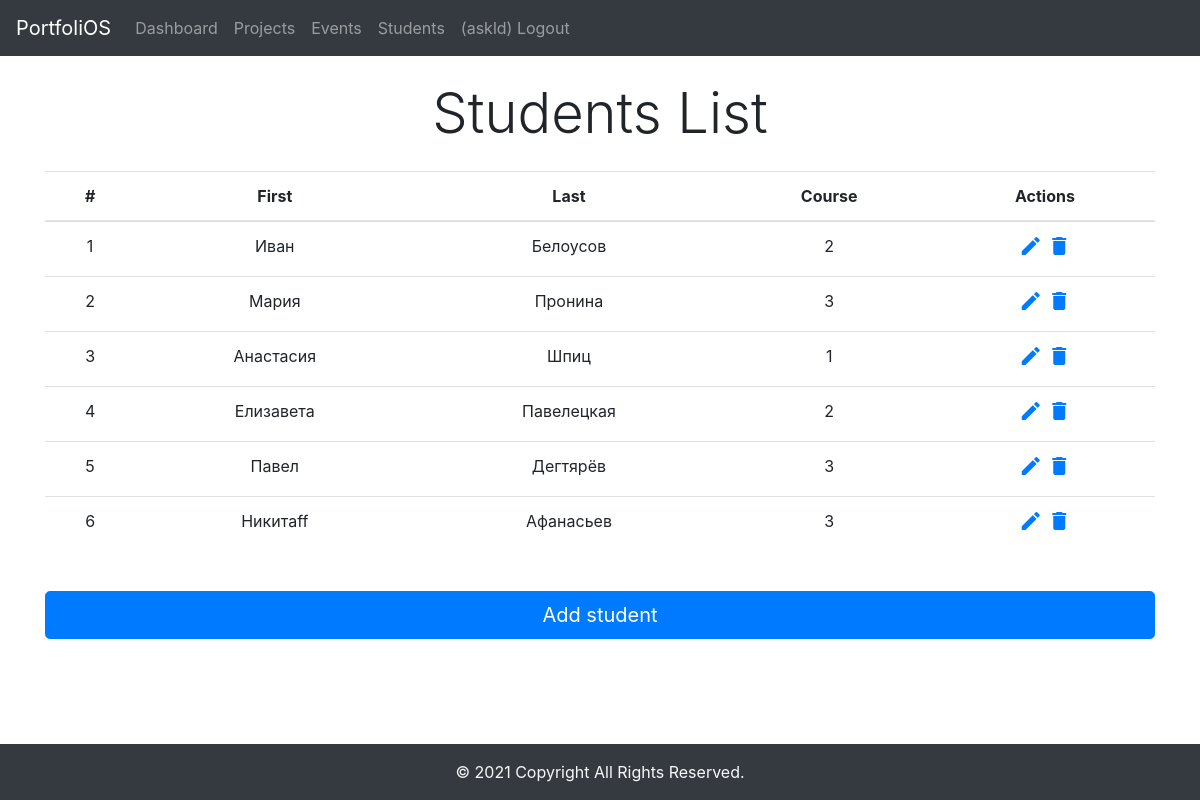
/students/ (signed in), run on the app's committed database.
### accs/models.py (models this page shows, shortened)
class Student(models.Model):
    name = models.CharField(max_length=200, null=True)
    lname = models.CharField(max_length=200, null=True)
    course = models.IntegerField(null=True)
    date_created= models.DateTimeField(auto_now_add=True, null=True)
    history = HistoricalRecords()

### accs/views.py (the view)
# urls.py: path('students/', views.students, name="students"),
@login_required
def students(req):
    students = Student.objects.all()
    ctx = {'students':students}
    return render(req, 'accs/students.html', ctx)

### accs/templates/accs/students.html
{% extends 'accs/main.html' %}
{% block content %}
<div class="container text-center my-4">
    <h1 class="display-4">Students List</h1>
</div>
<div class="container text-center my-4">
  <table class="table table-hover">
    <thead>
      <tr>
        <th scope="col">#</th>
        <th scope="col">First</th>
        <th scope="col">Last</th>
        <th scope="col">Course</th>
        <th scope="col">Actions</th>
      </tr>
    </thead>
    <tbody>
        {% for s in students %}
        <tr>
            <td>{{forloop.counter}}</td>
            <td>{{s.name}}</td>
            <td>{{s.lname}}</td>
            <td>{{s.course}}</td>
            <td>
              <a href="{% url 'updateStudent' s.id %}" class="edit" title="Edit" data-toggle="tooltip"><i class="material-icons">&#xE254;</i></a>
              <a href="{% url 'deleteStudent' s.id %}" class="delete" title="Delete" data-toggle="tooltip"><i class="material-icons">&#xE872;</i></a>
            </td>
        </tr>
        {% endfor %}
    </tbody>
  </table>
  <div class="form-group row">
    <div class="container text-center">
      <a href="{% url 'createStudent' %}" class="btn btn-primary btn-lg btn-block my-4">Add student</a>
    </div>
  </div>
  <br><br>
</div>
{% endblock %}

### accs/templates/accs/nav.html (shortened to what this page needs)
<nav class="navbar navbar-expand-lg navbar-dark bg-dark">
    <a class="navbar-brand" href="#">PortfoliOS</a>
    <div class="collapse navbar-collapse" id="navbarNavAltMarkup">
      <div class="navbar-nav">
        <a class="nav-item nav-link" href="/">Dashboard</a>
        <a class="nav-item nav-link" href="/projects/">Projects</a>
        <a class="nav-item nav-link" href="/events/">Events</a>
        <a class="nav-item nav-link" href="/students/">Students</a>
        {% if user.is_authenticated %}
          <a class="nav-item nav-link" href="{% url 'logout'%}?next={{request.path}}">({{ user.get_username }}) Logout </a>
        {% else %}
          <a class="nav-item nav-link" href="{% url 'login'%}?next={{request.path}}">Login</a>
        {% endif %}
      </div>
    </div>
  </nav>

### data on the page
Student: name "Иван", lname "Белоусов", course "2"
Student: name "Мария", lname "Пронина", course "3"
Student: name "Анастасия", lname "Шпиц", course "1"
Student: name "Елизавета", lname "Павелецкая", course "2"
Student: name "Павел", lname "Дегтярёв", course "3"
Student: name "Никитаff", lname "Афанасьев", course "3"

### other printed values
{{ user.get_username }} "askld"
